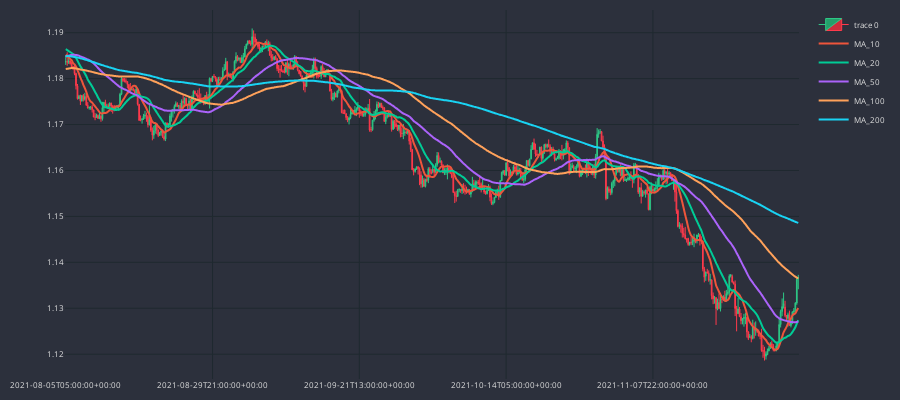

The notebook cell saved with this chart:
### Code cell
# plot the dataframe and add the ma columns as traces
cp = plot.CandlePlot(df_plot)
cp.show_plot(line_traces=[f'MA_{ma}' for ma in MA_LIST])

### Figure 1 — Plotly figure (JSON) as saved in the notebook; plotly's stock layout.template omitted (floating-point values rounded to 4 significant figures; data arrays with more than 128 entries replaced by an {"elided": "..."} marker saying what was removed)
{"data": [{"close": {"elided": "500 float values"}, "decreasing": {"fillcolor": "#CC2E3C", "line": {"color": "#FF3A4C"}}, "high": {"elided": "500 float values"}, "increasing": {"fillcolor": "#24A06B", "line": {"color": "#2EC886"}}, "line": {"width": 1}, "low": {"elided": "500 float values"}, "opacity": 1, "open": {"elided": "500 float values"}, "type": "candlestick", "x": {"elided": "500 str values"}}, {"line": {"shape": "spline", "width": 2}, "name": "MA_10", "type": "scatter", "x": {"elided": "500 str values"}, "y": {"elided": "500 float values"}}, {"line": {"shape": "spline", "width": 2}, "name": "MA_20", "type": "scatter", "x": {"elided": "500 str values"}, "y": {"elided": "500 float values"}}, {"line": {"shape": "spline", "width": 2}, "name": "MA_50", "type": "scatter", "x": {"elided": "500 str values"}, "y": {"elided": "500 float values"}}, {"line": {"shape": "spline", "width": 2}, "name": "MA_100", "type": "scatter", "x": {"elided": "500 str values"}, "y": {"elided": "500 float values"}}, {"line": {"shape": "spline", "width": 2}, "name": "MA_200", "type": "scatter", "x": {"elided": "500 str values"}, "y": {"elided": "500 float values"}}], "layout": {"font": {"color": "#e1e1e1", "size": 8}, "height": 400, "margin": {"b": 10, "l": 10, "r": 10, "t": 10}, "paper_bgcolor": "#2c303c", "plot_bgcolor": "#2c303c", "width": 900, "xaxis": {"gridcolor": "#1f292f", "nticks": 5, "rangeslider": {"visible": false}, "type": "category"}, "yaxis": {"gridcolor": "#1f292f"}}}
